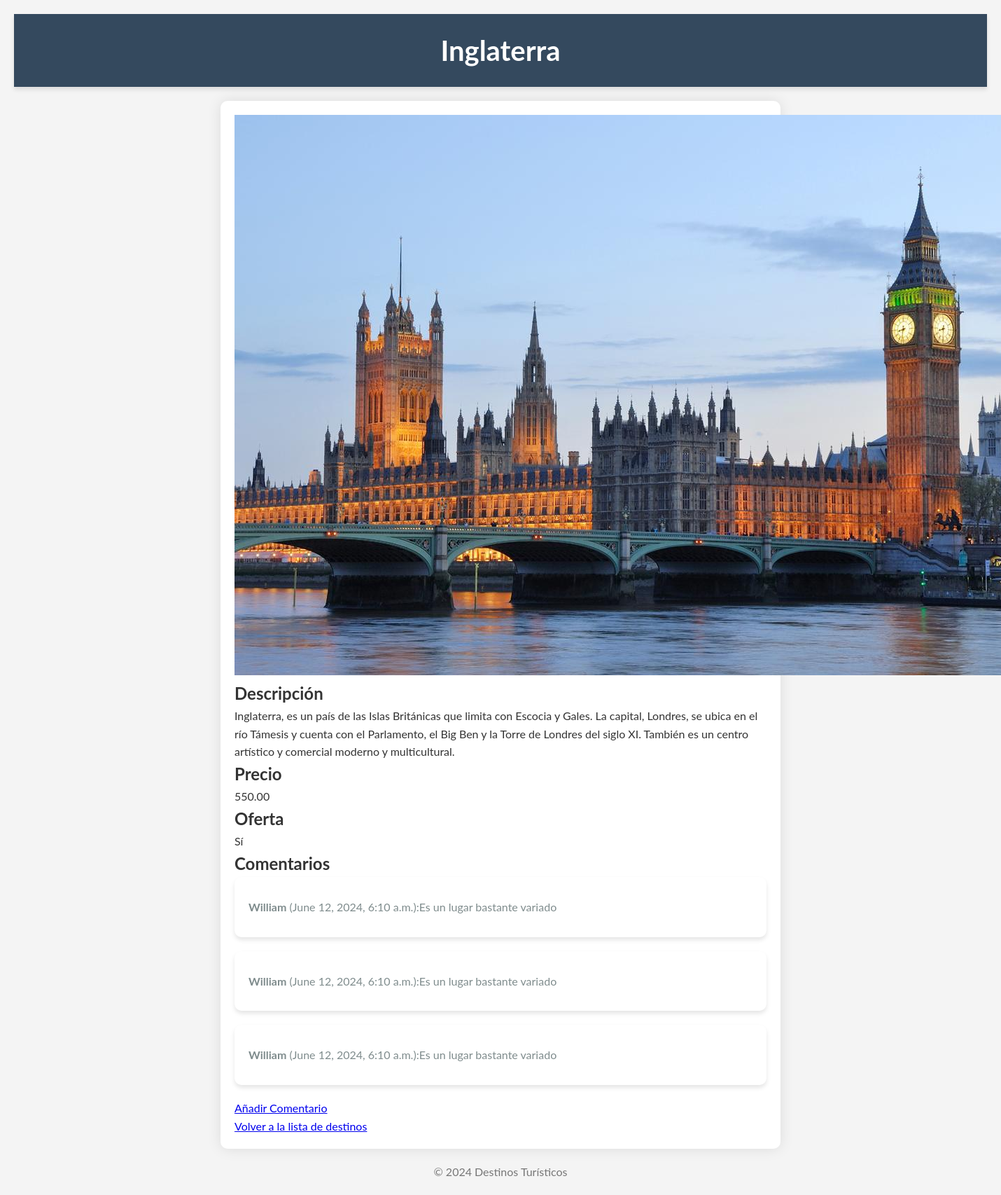
Page /detalles/1/ on the committed database.
### destinos/models.py (models this page shows, shortened)
class DestinosTuristicos(models.Model):
    nombreCiudad = models.CharField(max_length=100)
    descripcionCiudad = models.TextField()
    imagenCiudad = models.ImageField(upload_to='images/')
    precioTour = models.DecimalField(max_digits=10, decimal_places=2)
    ofertaTour = models.BooleanField(default=False)

class Comentario(models.Model):
    destino = models.ForeignKey(DestinosTuristicos, on_delete=models.CASCADE)
    autor = models.CharField(max_length=100)
    contenido = models.TextField()
    fecha = models.DateTimeField(auto_now_add=True)

### destinos/views.py (the view)
# urls.py: path('detalles/<int:destino_id>/', views.detalles_destino, name='detalles_destino'),
def detalles_destino(request, destino_id):
    destino = get_object_or_404(DestinosTuristicos, pk=destino_id)
    comentarios = Comentario.objects.filter(destino=destino)
    return render(request, 'destinos/detalles_destino.html', {'destino': destino, 'comentarios': comentarios})

### destinos/templates/destinos/detalles_destino.html (shortened to what this page needs)
<!DOCTYPE html>
<html>
<head>
    {% load static %}
    <link rel="stylesheet" type="text/css" href="{% static 'css/styles.css' %}">
</head>
<body>
    <header>
        <h1>{{ destino.nombreCiudad }}</h1>
    </header>
    <main>
        <img src="{{ destino.imagenCiudad.url }}" alt="{{ destino.nombreCiudad }}">
        <div>
            <h2>Descripción</h2>
            <p>{{ destino.descripcionCiudad }}</p>
            <h2>Precio</h2>
            <p>{{ destino.precioTour }}</p>
            <h2>Oferta</h2>
            <p>{% if destino.ofertaTour %}Sí{% else %}No{% endif %}</p>
        </div>
        <section>
            <h2>Comentarios</h2>
            <ul>
                {% for comentario in comentarios %}
                <li>
                    <p><strong>{{ comentario.autor }}</strong> ({{ comentario.fecha }}):</p>
                    <p>{{ comentario.contenido }}</p>
                </li>
                {% endfor %}
            </ul>
            <a href="{% url 'añadir_comentario' destino.id %}">Añadir Comentario</a>
        </section>
        <a href="{% url 'listar_destinos' %}">Volver a la lista de destinos</a>
    </main>
    <footer>
        <p>&copy; 2024 Destinos Turísticos</p>
    </footer>
</body>
</html>

### destinos/static/css/styles.css (style rules this page uses)
* { margin: 0; padding: 0; box-sizing: border-box; }
body { font-family: 'Lato', sans-serif; background-color: #f4f4f4; color: #333; line-height: 1.6; padding: 20px; }
header { background-color: #34495e; color: #fff; padding: 20px 0; text-align: center; box-shadow: 0 4px 6px rgba(0, 0, 0, 0.1); }
header h1 { margin: 0; font-size: 2.5em; font-weight: 700; }
main { max-width: 800px; margin: 20px auto; padding: 20px; background: #fff; border-radius: 10px; box-shadow: 0 0 20px rgba(0, 0, 0, 0.1); }
ul { list-style: none; padding: 0; }
ul li { background: #fff; margin-bottom: 20px; padding: 20px; border-radius: 10px; box-shadow: 0 4px 6px rgba(0, 0, 0, 0.1); display: flex; align-items: center; }
ul li p { margin: 10px 0; color: #7f8c8d; }
footer { text-align: center; margin-top: 20px; color: #777; }

### rows in the picture
DestinosTuristicos: nombreCiudad "Inglaterra", imagenCiudad (picture), descripcionCiudad "Inglaterra, es un país de las Islas Británicas que limita con Escocia y Gales. La capital, Londres, se ubica en el río Támesis y cuenta con el Parlamento, el Big Ben y la Torre de Londres del siglo XI. También es un centro artístico y comercial moderno y multicultural.", precioTour "550.00"
Comentario: autor "William", fecha "June 12, 2024, 6:10 a.m.", contenido "Es un lugar bastante variado"
Comentario: autor "William", fecha "June 12, 2024, 6:10 a.m.", contenido "Es un lugar bastante variado"
Comentario: autor "William", fecha "June 12, 2024, 6:10 a.m.", contenido "Es un lugar bastante variado"
